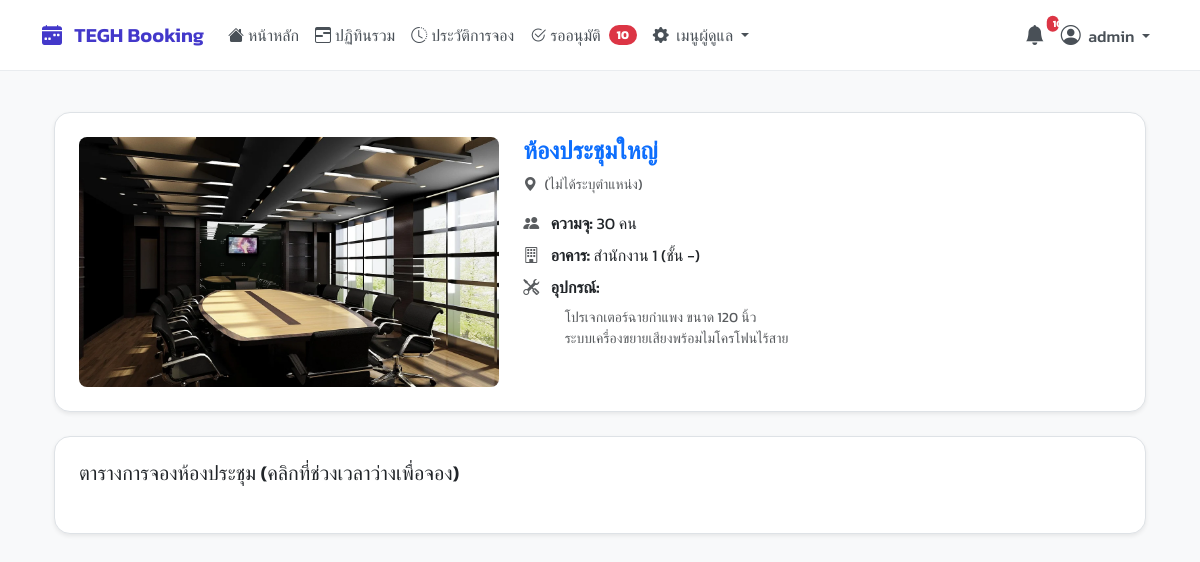
The app's page /room/3/ (signed in) with its own data.
### booking/models.py (models this page shows, shortened)
class Room(models.Model):
    name = models.CharField(max_length=100)
    building = models.CharField(max_length=100, blank=True, null=True)
    floor = models.CharField(max_length=50, blank=True, null=True)
    location = models.CharField(max_length=255, blank=True, null=True, help_text="")
    capacity = models.PositiveIntegerField(default=1)
    equipment_in_room = models.TextField(blank=True, null=True, help_text="ระบุอุปกรณ์แต่ละอย่างในบรรทัดใหม่")
    image = models.ImageField(upload_to='room_images/', blank=True, null=True, verbose_name="รูปภาพห้อง")
    approver = models.ForeignKey(
        User,
        on_delete=models.SET_NULL,
        null=True,
        blank=True,
        related_name='approvable_rooms',
        help_text="เลือก User ที่มีสิทธิ์อนุมัติห้องนี้ (ถ้าเว้นว่าง = Admin กลาง)"
    )
    is_maintenance = models.BooleanField(
        default=False,
        verbose_name="ปิดปรับปรุง (โหมดแมนนวล)",
        help_text="ติ๊กถูก [✓] เพื่อ 'ปิดปรับปรุง' ห้องนี้"
    )
    maintenance_start = models.DateTimeField(
        null=True, blank=True,
        verbose_name="เริ่มปิดปรับปรุง (อัตโนมัติ)"
    )
    maintenance_end = models.DateTimeField(
        null=True, blank=True,
        verbose_name="สิ้นสุดปิดปรับปรุง (อัตโนมัติ)"
    )
    @property
    def is_currently_under_maintenance(self):
        now = timezone.now()
        if self.is_maintenance and (not self.maintenance_start or not self.maintenance_end):
            return True
        if self.maintenance_start and self.maintenance_end:
            if self.maintenance_start <= now <= self.maintenance_end:
                return True
        return False

### booking/views.py (the view)
# urls.py: path('room/<int:room_id>/', views.room_calendar_view, name='room_calendar'),
@login_required
def room_calendar_view(request, room_id):
    room = get_object_or_404(Room, pk=room_id)
    if room.is_currently_under_maintenance and not is_admin(request.user):
        messages.error(request, f"ห้อง '{room.name}' กำลังปิดปรับปรุงชั่วคราว ไม่สามารถเข้าดูปฏิทินได้")
        return redirect('dashboard')
    if request.method == 'POST':
        form = BookingForm(request.POST, request.FILES)
    else:
        form = BookingForm(initial={'room': room})
    context = get_base_context(request)
    context.update({
        'room': room,
        'form': form
    })
    return render(request, 'pages/room_calendar.html', context)

### booking/views.py (called while the page is built)
def is_admin(user):
    return user.is_authenticated and (user.is_superuser or user.groups.filter(name='Admin').exists())

def is_approver_or_admin(user):
    return user.is_authenticated and (user.is_superuser or user.groups.filter(name__in=['Approver', 'Admin']).exists())

### templates/pages/room_calendar.html (shortened to what this page needs)
{% extends 'base.html' %}
{% load static %}
{% block extra_head %}
<link href="https://cdn.jsdelivr.net/npm/fullcalendar@6.1.15/main.min.css" rel="stylesheet" />
<link href="https://cdn.jsdelivr.net/npm/select2@4.1.0-rc.0/dist/css/select2.min.css" rel="stylesheet" />
<link href="https://cdn.jsdelivr.net/npm/select2-bootstrap-5-theme@1.3.0/dist/select2-bootstrap-5-theme.min.css" rel="stylesheet" />
{% endblock %}
{% block content %}
<div class="container-fluid py-4">
    <div class="content-card shadow-sm border p-3 p-md-4 mb-4">
        <div class="row g-4">
            <div class="col-lg-5">
                {% if room.image %}
                    <img src="{{ room.image.url }}" class="d-block w-100" style="height: 250px; object-fit: cover; border-radius: 0.5rem;" alt="รูปห้อง {{ room.name }}">
                {% else %}
                    <div class="bg-light text-muted d-flex align-items-center justify-content-center" style="height: 250px; border-radius: 0.5rem;">
                        <i class="bi bi-image" style="font-size: 3rem;"></i>
                    </div>
                {% endif %}
            </div>
            <div class="col-lg-7">
                <h4 class="fw-bold text-primary mb-2">{{ room.name }}</h4>
                <p class="text-muted small mb-3">
                    <i class="bi bi-geo-alt-fill me-1"></i>
                    {{ room.location|default:"(ไม่ได้ระบุตำแหน่ง)" }}
                </p>
                <ul class="list-unstyled mb-0">
                    <li class="mb-2">
                        <i class="bi bi-people-fill me-2 text-muted" style="width: 1.25em;"></i>
                        <strong>ความจุ:</strong> {{ room.capacity }} คน
                    </li>
                    <li class="mb-2">
                        <i class="bi bi-building me-2 text-muted" style="width: 1.25em;"></i>
                        <strong>อาคาร:</strong> {{ room.building|default:"-" }} (ชั้น {{ room.floor|default:"-" }})
                    </li>
                    <li class="mb-2">
                        <i class="bi bi-tools me-2 text-muted" style="width: 1.25em;"></i>
                        <strong>อุปกรณ์:</strong>
                    </li>
                </ul>
                <div class="small text-muted ps-4" style="margin-left: 1.25em;">
                    {{ room.equipment_in_room|default:"(ไม่มีข้อมูล)"|linebreaksbr }}
                </div>
            </div>
        </div>
    </div>
    <div class="content-card shadow-sm border p-3 p-md-4">
        <h5 class="mb-0">ตารางการจองห้องประชุม (คลิกที่ช่วงเวลาว่างเพื่อจอง)</h5>
    </div>
</div>
{% endblock %}

### templates/base.html (shortened to what this page needs)
{% load static %}
<!DOCTYPE html>
<html lang="th">
<head>
    <link href="https://cdn.jsdelivr.net/npm/bootstrap@5.3.3/dist/css/bootstrap.min.css" rel="stylesheet">
    <link rel="stylesheet" href="https://cdn.jsdelivr.net/npm/bootstrap-icons@1.11.3/font/bootstrap-icons.min.css">
    <link href="https://cdn.jsdelivr.net/npm/select2@4.1.0-rc.0/dist/css/select2.min.css" rel="stylesheet" />
    <link rel="stylesheet" href="https://cdn.jsdelivr.net/npm/select2-bootstrap-5-theme@1.3.0/dist/select2-bootstrap-5-theme.min.css" />
    <link rel="stylesheet" href="{% static 'css/theme.css' %}">
    {% block extra_head %}{% endblock %}
</head>
<body>
    <nav class="navbar navbar-expand-lg fixed-top" id="main-navbar">
        <div class="container-xl">
            <a class="navbar-brand" href="{% url 'dashboard' %}">
                <i class="bi bi-calendar-week-fill me-2"></i> TEGH Booking
            </a>
            <div class="collapse navbar-collapse" id="mainNavbar">
                <ul class="navbar-nav me-auto mb-2 mb-lg-0">
                    {% for item in menu_items %}
                        {% if item.show %}
                            <li class="nav-item">
                                <a class="nav-link {% if item.active %}active{% endif %} d-flex align-items-center" href="{% url item.url_name %}">
                                    <i class="{{ item.icon }} me-1"></i>
                                    {{ item.label }}
                                    {% if item.url_name == 'approvals' and pending_count > 0 %}
                                        <span class="badge bg-danger rounded-pill ms-2">
                                            {{ pending_count }}
                                        </span>
                                    {% endif %}
                                </a>
                            </li>
                        {% endif %}
                    {% endfor %}
                    {% if is_admin_user %}
                    <li class="nav-item dropdown">
                        <a class="nav-link dropdown-toggle" href="#" id="adminMenuDropdown" role="button" data-bs-toggle="dropdown" aria-expanded="false">
                            <i class="bi bi-gear-fill me-1"></i>
                            เมนูผู้ดูแล
                        </a>
                    </li>
                    {% endif %}
                </ul>
                <ul class="navbar-nav ms-auto mb-2 mb-lg-0">
                    {% if user.is_authenticated %}
                    {% if is_admin_user %}
                    <li class="nav-item dropdown">
                        <a class="nav-link" href="#" id="notificationBell" role="button" data-bs-toggle="dropdown" aria-expanded="false"
                            title="รายการแจ้งเตือน" data-bs-toggle="tooltip" data-bs-placement="bottom">
                            <i class="bi bi-bell-fill fs-5"></i>
                            {% if pending_count > 0 %}
                                <span class="position-absolute top-2 start-100 translate-middle badge rounded-pill bg-danger" style="font-size: 0.6em; top: 12px; right: -5px;">
                                    {{ pending_count }}
                                </span>
                            {% endif %}
                        </a>
                    </li>
                    {% endif %}
                    <li class="nav-item dropdown">
                        <a class="nav-link dropdown-toggle" href="#" id="navbarUserDropdown" role="button" data-bs-toggle="dropdown" aria-expanded="false">
                            <i class="bi bi-person-circle fs-5 me-1"></i>
                            <span class="d-none d-lg-inline">{{ user.get_full_name|default:user.username }}</span>
                        </a>
                    </li>
                    {% endif %}
                </ul>
            </div>
        </div>
    </nav>
    <main class="container-xl main-content-wrapper" id="main-content">
        {% block content %}
        {% endblock %}
    </main>
</body>
</html>

### static/css/theme.css (style rules this page uses)
body { background-color: #f8fafc; font-family: 'Prompt', sans-serif; min-height: 100vh; display: flex; }

### templates/base.html (style rules this page uses)
body { background-color: #f8f9fa; font-family: 'Kanit', sans-serif; font-weight: 400; }
.navbar { box-shadow: none; background-color: #fff; padding-top: 0.75rem; padding-bottom: 0.75rem; border-bottom: 1px solid #e9ecef; }
.navbar-brand { color: #4338ca !important; font-weight: 600; }
.navbar .nav-link { color: #495057; font-weight: 500; padding-left: 0.75rem; padding-right: 0.75rem; transition: color 0.2s ease-in-out; }
.main-content-wrapper { padding-top: 5.5rem; padding-bottom: 1.5rem; }
.content-card { background-color: #ffffff; padding: 1.5rem 2rem; border-radius: 1rem; box-shadow: 0 4px 12px rgba(0, 0, 0, 0.05); border: 1px solid #e9ecef; }

### templates/pages/room_calendar.html (style rules this page uses)
:root { --fc-border-color: #e9ecef; --fc-today-bg-color: #f8f9fa; }

### records on screen
Room: image (picture), name "ห้องประชุมใหญ่", location "(ไม่ได้ระบุตำแหน่ง)", capacity "30", building "สำนักงาน 1", floor "-", equipment_in_room "โปรเจกเตอร์ฉายกำแพง ขนาด 120 นิ้ว ระบบเครื่องขยายเสียงพร้อมไมโครโฟนไร้สาย"

### other values on screen
{{ item.label }} "หน้าหลัก" "ปฏิทินรวม" "ประวัติการจอง" "รออนุมัติ"
{{ pending_count }} "10"
{{ user.get_full_name|default:user.username }} "admin"
